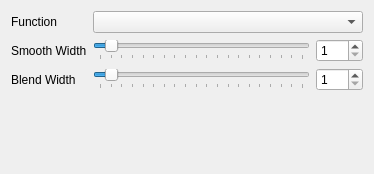
<?xml version="1.0" encoding="UTF-8"?>
<ui version="4.0">
 <class>Form</class>
 <widget class="QWidget" name="Form">
  <property name="geometry">
   <rect>
    <x>0</x>
    <y>0</y>
    <width>374</width>
    <height>174</height>
   </rect>
  </property>
  <property name="windowTitle">
   <string>Form</string>
  </property>
  <layout class="QVBoxLayout" name="verticalLayout">
   <item>
    <layout class="QFormLayout" name="options_layout">
     <item row="0" column="0">
      <widget class="QLabel" name="function_label">
       <property name="text">
        <string>Function</string>
       </property>
      </widget>
     </item>
     <item row="0" column="1">
      <widget class="QComboBox" name="function_comboBox"/>
     </item>
     <item row="1" column="1">
      <layout class="QHBoxLayout" name="width_layout">
       <item>
        <widget class="QSlider" name="width_horizontalSlider">
         <property name="minimum">
          <number>1</number>
         </property>
         <property name="maximum">
          <number>20</number>
         </property>
         <property name="pageStep">
          <number>1</number>
         </property>
         <property name="value">
          <number>2</number>
         </property>
         <property name="orientation">
          <enum>Qt::Horizontal</enum>
         </property>
         <property name="invertedAppearance">
          <bool>false</bool>
         </property>
         <property name="invertedControls">
          <bool>false</bool>
         </property>
         <property name="tickPosition">
          <enum>QSlider::TicksBelow</enum>
         </property>
        </widget>
       </item>
       <item>
        <widget class="QSpinBox" name="width_spinBox">
         <property name="minimum">
          <number>1</number>
         </property>
         <property name="maximum">
          <number>999</number>
         </property>
         <property name="singleStep">
          <number>10</number>
         </property>
        </widget>
       </item>
      </layout>
     </item>
     <item row="1" column="0">
      <widget class="QLabel" name="width_label">
       <property name="text">
        <string>Smooth Width</string>
       </property>
      </widget>
     </item>
     <item row="2" column="0">
      <widget class="QLabel" name="blendWidth_label">
       <property name="text">
        <string>Blend Width</string>
       </property>
      </widget>
     </item>
     <item row="2" column="1">
      <layout class="QHBoxLayout" name="blendWidth_horizontalLayout">
       <item>
        <widget class="QSlider" name="blendWidth_horizontalSlider">
         <property name="minimum">
          <number>1</number>
         </property>
         <property name="maximum">
          <number>20</number>
         </property>
         <property name="pageStep">
          <number>1</number>
         </property>
         <property name="value">
          <number>2</number>
         </property>
         <property name="orientation">
          <enum>Qt::Horizontal</enum>
         </property>
         <property name="invertedAppearance">
          <bool>false</bool>
         </property>
         <property name="invertedControls">
          <bool>false</bool>
         </property>
         <property name="tickPosition">
          <enum>QSlider::TicksBelow</enum>
         </property>
        </widget>
       </item>
       <item>
        <widget class="QSpinBox" name="blendWidth_spinBox">
         <property name="minimum">
          <number>1</number>
         </property>
         <property name="maximum">
          <number>999</number>
         </property>
         <property name="singleStep">
          <number>10</number>
         </property>
        </widget>
       </item>
      </layout>
     </item>
    </layout>
   </item>
   <item>
    <spacer name="verticalSpacer">
     <property name="orientation">
      <enum>Qt::Vertical</enum>
     </property>
     <property name="sizeHint" stdset="0">
      <size>
       <width>20</width>
       <height>40</height>
      </size>
     </property>
    </spacer>
   </item>
  </layout>
 </widget>
 <resources/>
 <connections/>
</ui>
